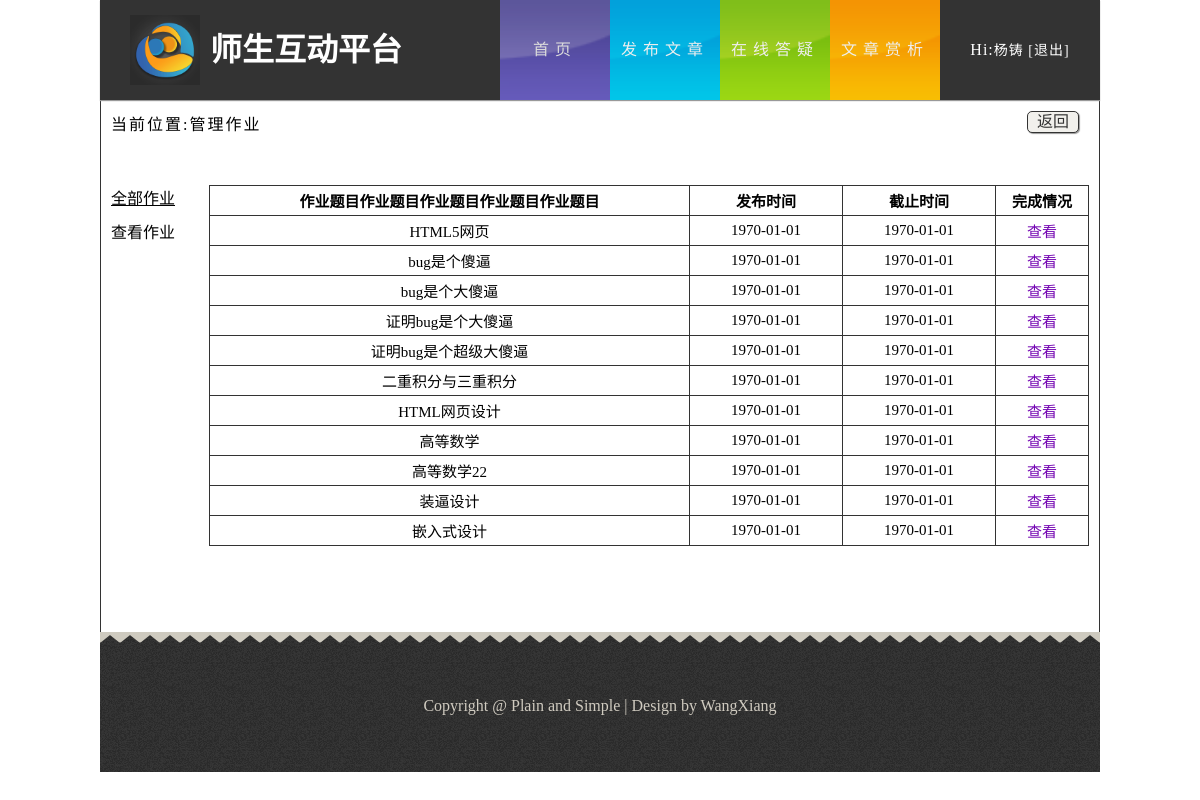
Page /homeworkmanage.php (signed in) on the earlier database version.
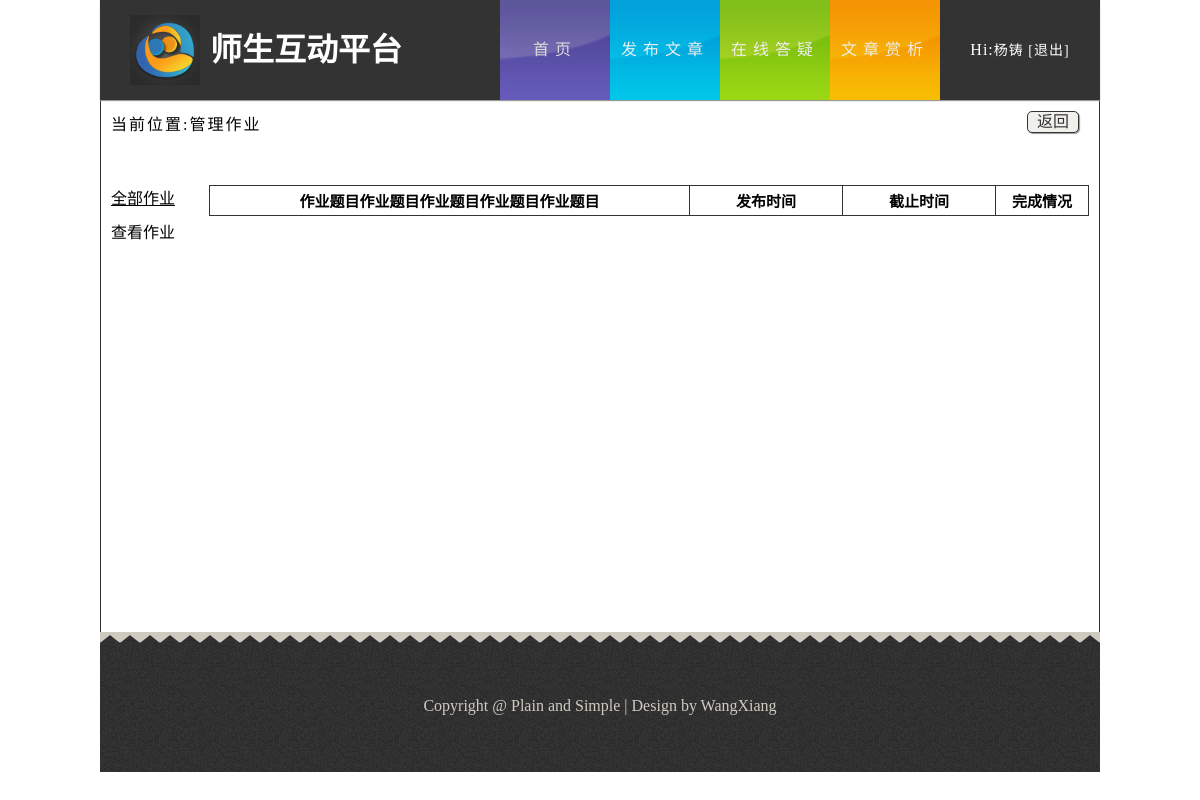
Same page on the later database version.
### tables this page shows
CREATE TABLE `tb_onlinestu` (
  `online_id` int(11) NOT NULL AUTO_INCREMENT,
  `online_author` int(10) DEFAULT NULL,
  `online_title` varchar(255) DEFAULT NULL,
  `online_kind` varchar(255) DEFAULT NULL,
  `online_publishtime` int(15) DEFAULT NULL,
  `online_endtime` int(15) DEFAULT NULL,
  `course_id` int(10) DEFAULT NULL,
  `state` tinyint(2) DEFAULT '0',
  `yaoqiu` varchar(1000) DEFAULT NULL,
  PRIMARY KEY (`online_id`)
);

### public/homeworkmanage.php (the view, shortened to what this page needs)
<!DOCTYPE html>
<html lang="zh-cn">
<head>
	<link rel="stylesheet" href="css/style.css">
</head>
<body>
    <header id="header">
	    <div class="sec">
		    <h1 class="logo">师生互动平台</h1>
			<nav class="link">
			    <ul class="o-nav">
			        <li class="active"><a href="###" class="s-bc">首页</a></li>
				    <li><a href="###" class="f-bc">发布文章</a></li>
				    <li><a href="###" class="d-bc">在线答疑</a></li>
				    <li><a href="###" class="w-bc">文章赏析</a></li>
			    </ul>
				<div class="dz">
				    <ul>
					<?php
						if(isset($_COOKIE["name"])){
							echo "<div class=\"dlz\">Hi:<a href=\"setinfo.php\"><span>".$_COOKIE["name"]." </span></a><a href=\"logout.php\">[退出]</a></div>";
						}else{
					?>
					   <li><a href="login.php">登录</a></li>
					   <li><a href="register.php">注册</a></li>
					<?php
						}
					?>
					</ul>
				</div>
			</nav>
		</div>
	</header>
    <div id="content" style="width:998px;border:1px solid #333;height:530px;padding:0">
	    <div class="wk zylb" style="background:#fff;">
		    <div class="wz">
			    当前位置:管理作业
			</div>
		    <div class="return">
			    <a href="#" style=" color:#333">返回</a>
			</div>
			<div class="cj">
			    <div class="sx">
				    <div>
					    <a href="#" class="cjkc-active">全部作业</a>
					</div>
					<div>
					    <a href="">查看作业</a>
					</div>
				</div>
				<div class="cjlb">
				    <table border="1">
					    <tr>
						    <th>作业题目作业题目作业题目作业题目作业题目</th>
							<th style="width:150px">发布时间</th>
							<th style="width:150px">截止时间</th>
							<th style="width:90px">完成情况</th>
						</tr>
				<?php
					$result = mysql_query("SELECT * FROM tb_onlinestu WHERE online_author = '".$_COOKIE['id']."'");
					while ($row = mysql_fetch_array($result)) {
						echo "<tr>";
						echo 	"<td>".$row['online_title']."</td>";
						echo 	"<td>".date("Y-m-d",$row['online_publishtime'])."</td>";
						echo 	"<td>".date("Y-m-d",$row['online_endtime'])."</td>";
						echo 	"<td><a href=\"checkhomework.php?oid=".$row['online_id']."\" style=\"color:#7406b3\">查看</a></td>";
						echo "</tr>";
					}
				?>
					</table>
				</div>
			</div>
		</div>
	</div>
	<footer>
	    <div class="footer">
		      Copyright&nbsp;&#64;&nbsp;Plain and Simple&nbsp;&#124;&nbsp;Design by WangXiang
		</div>
	</footer>
</body>
</html>

### public/css/style.css (style rules this page uses)
body,ul,h1 { margin:0; padding:0; }
.wk { width:998px; height:420px; }
.zylb { height:531px; background:#cecabf; }
.zylb>.wz { display:inline-block; margin:10px 0 0 10px; letter-spacing:2px; }
.zylb>.return { float:right; width:50px; height:20px; line-height:20px; border:1px solid #333; border-radius:5px; text-align:center; margin:10px 20px 0 0; display:inline-block; box-shadow:1px 1px 1px #999; background:#f1f0ec; }
.return>a { color:#333; }
#header { width:100%; height:100px; background-color:#fff; }
ul { list-style:none; }
a { text-decoration:none;color:#333 }
.sec { width:1000px; height:100px; background-color:#333; margin:0 auto; box-shadow:0 1px 1px #999; position:relative; z-index:9999; }
.logo { background:url(../img/logo.png) no-repeat; background-size:70px 70px; width:330px; height:70px; text-indent:80px; float:left; margin-left:30px; margin-top:15px; color:#fff; line-height:70px; }
#header .link { float:right; height:100px; width:600px; text-align:center; line-height:100px; letter-spacing:6px; }
#header .o-nav li { float:left; width:110px; }
#header .o-nav li>a { display:block; color:#eee; }
#header .s-bc { background:url(../img/bg1.png) no-repeat; background-size:110px 100px; }
#header .f-bc { background:url(../img/bg2.png) no-repeat; background-size:110px 100px; }
#header .d-bc { background:url(../img/bg3.png) no-repeat; background-size:110px 100px; }
#header .w-bc { background:url(../img/bg4.png) no-repeat; background-size:110px 100px; }
#header .o-nav li>a:hover,#header .o-nav .active>a { opacity:0.9; }
#header .dz .dlz { color:#fff;letter-spacing:1px }
#header .dz .dlz>a { color:#fff;font-size:14px; }
#content { background:#cecabf; width:1000px; height:auto; margin:0 auto; padding-bottom:30px; }
footer { margin:0 auto; width:1000px; background:#cecabf; }
.footer { background:url(../img/footer.png); width:1000px; height:140px; color:#d0cbc0; text-align:center; line-height:140px; font-family:SimHei; }
.cj { margin-top:50px; }
.cj .sx { float:left;text-align:right;margin-left:10px }
.cj .sx>div { margin-bottom:10px; }
.cj .sx>div a { color:#000; }
.cj .cjlb { width:880px;height:421px;overflow-y:scroll;margin-right:10px;float:right;margin-bottom:30px; }
.cj .cjlb>table { width:100%;text-align:center;border-collapse:collapse;border-spacing:0;font-size:15px; }
.cj .cjlb>table tr { height:30px; }
.cj .cjlb>table tr td,.cj .cjlb>table tr th { border:1px solid #333 }
.cj .sx .cjkc-active { text-decoration:underline; }

Differences in the rows shown:
removed tb_onlinestu: online_title "HTML5网页", online_publishtime "1970-01-01", online_endtime "1970-01-01"
removed tb_onlinestu: online_title "bug是个傻逼", online_publishtime "1970-01-01", online_endtime "1970-01-01"
removed tb_onlinestu: online_title "bug是个大傻逼", online_publishtime "1970-01-01", online_endtime "1970-01-01"
removed tb_onlinestu: online_title "证明bug是个大傻逼", online_publishtime "1970-01-01", online_endtime "1970-01-01"
removed tb_onlinestu: online_title "证明bug是个超级大傻逼", online_publishtime "1970-01-01", online_endtime "1970-01-01"
removed tb_onlinestu: online_title "二重积分与三重积分", online_publishtime "1970-01-01", online_endtime "1970-01-01"
removed tb_onlinestu: online_title "HTML网页设计", online_publishtime "1970-01-01", online_endtime "1970-01-01"
removed tb_onlinestu: online_title "高等数学", online_publishtime "1970-01-01", online_endtime "1970-01-01"
removed tb_onlinestu: online_title "高等数学22", online_publishtime "1970-01-01", online_endtime "1970-01-01"
removed tb_onlinestu: online_title "装逼设计", online_publishtime "1970-01-01", online_endtime "1970-01-01"
removed tb_onlinestu: online_title "嵌入式设计", online_publishtime "1970-01-01", online_endtime "1970-01-01"
